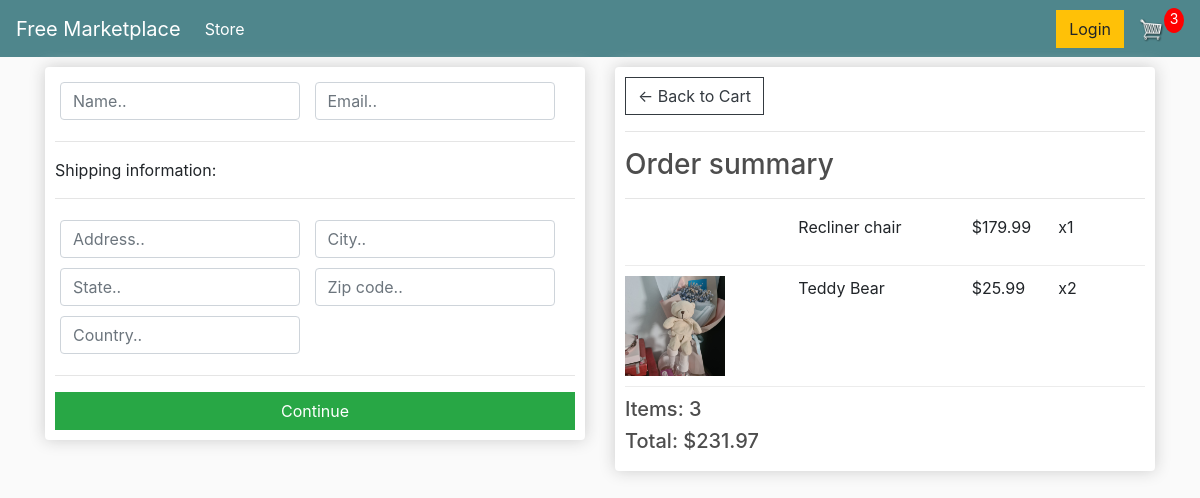
The app's page /checkout/ (signed in) with its own data.
### store/models.py (models this page shows, shortened)
class OrderItem(models.Model):
    product = models.ForeignKey(
        Product, on_delete=models.SET_NULL, blank=True, null=True
    )
    order = models.ForeignKey(Order, on_delete=models.SET_NULL, blank=True, null=True)
    quantity = models.IntegerField(default=0, null=True, blank=True)
    date_added = models.DateTimeField(auto_now_add=True)
    @property
    def get_total(self):
        total = self.product.price * self.quantity
        return total

class Product(models.Model):
    name = models.CharField(max_length=200)
    price = models.FloatField()
    digital = models.BooleanField(default=False, null=True, blank=True)
    image = models.ImageField(null=True, blank=True)
    @property
    def imageURL(self):
        try:
            url = self.image.url
        except:
            url = ""
        return url

class Order(models.Model):
    customer = models.ForeignKey(
        Customer, on_delete=models.SET_NULL, null=True, blank=True
    )
    date_ordered = models.DateTimeField(auto_now_add=True)
    complete = models.BooleanField(default=False, null=True, blank=False)
    transaction_id = models.CharField(max_length=100, null=True)
    @property
    def get_cart_total(self):
        orderitems = self.orderitem_set.all()
        total = sum([item.get_total for item in orderitems])
        return total
    @property
    def get_cart_items(self):
        orderitems = self.orderitem_set.all()
        total = sum([item.quantity for item in orderitems])
        return total

### store/views.py (the view)
# urls.py: path("checkout/", views.checkout, name="checkout"),
def checkout(request):
    if request.user.is_authenticated:
        customer = request.user.customer
        order, created = Order.objects.get_or_create(customer=customer, complete=False)
        items = order.orderitem_set.all()
        cartItems = order.get_cart_items
    else:
        items = []
        order = {"get_cart_total": 0, "get_cart_items": 0}
        cartItems = order["get_cart_items"]
    context = {"items": items, "order": order, "cartItems": cartItems}
    return render(request, "store/checkout.html", context)

### store/templates/store/checkout.html (shortened to what this page needs)
{% extends 'store/main.html' %}
{% load static %}
{% load humanize %}
{% block content %}
<div class="row">
	<div class="col-lg-6">
		<div class="box-element" id="form-wrapper">
			<form id="form">
				<div id="user-info">
					<div class="form-field">
						<input required class="form-control" type="text" name="name" placeholder="Name..">
					</div>
					<div class="form-field">
						<input required class="form-control" type="email" name="email" placeholder="Email..">
					</div>
				</div>
				<div id="shipping-info">
					<hr>
					<p>Shipping information:</p>
					<hr>
					<div class="form-field">
						<input type="text" class="form-control" name="address" placeholder="Address..">
					</div>
					<div class="form-field">
						<input type="text" class="form-control" name="city" placeholder="City..">
					</div>
					<div class="form-field">
						<input type="text" class="form-control" name="state" placeholder="State..">
					</div>
					<div class="form-field">
						<input type="text" class="form-control" name="zipcode" placeholder="Zip code..">
					</div>
					<div class="form-field">
						<input type="text" class="form-control" name="country" placeholder="Country..">
					</div>
				</div>
				<hr>
				<input id="form-button" class="btn btn-success btn-block" type="submit" value="Continue">
			</form>
		</div>
		<br>
	</div>
	<div class="col-lg-6">
		<div class="box-element">
			<a href="{% url 'cart' %}" class="btn btn-outline-dark">&#x2190; Back to Cart</a>
			<hr>
			<h3>Order summary</h3>
			<hr>
			{% for item in items %}
			<div class="cart-row">
				<div style="flex: 2;"><img src="{{item.product.imageURL}}" alt="" class="row-image"></div>
				<div style="flex: 2;">{{item.product.name}}</div>
				<div style="flex: 1;">${{item.product.price|floatformat:2|intcomma}}</div>
				<div style="flex: 1;">x{{item.quantity}}</p></div>
			</div>
			{% endfor %}
			<h5>Items: {{order.get_cart_items}}</h5>
			<h5>Total: ${{order.get_cart_total|floatformat:2|intcomma}}</h5>
		</div>
	</div>
</div>
{% endblock content %}

### static/css/main.css (style rules this page uses)
body { background-color: hsl(0, 0%, 98%); }
h1,h2,h3,h4,h5,h6 { color:hsl(0, 0%, 30%); }
.box-element { box-shadow:hsl(0, 0%, 80%) 0 0 16px; background-color: #fff; border-radius: 4px; padding: 10px; }
.col-lg-4, .col-lg-6, .col-lg-8, .col-lg-12 { margin-top: 10px; }
.btn { border-radius: 0; }
.row-image { width: 100px; }
.form-field { width:250px; display: inline-block; padding: 5px; }
.cart-row { display: flex; align-items: flex-stretch; padding-bottom: 10px; margin-bottom: 10px; border-bottom: 1px solid #ececec; }

### records on screen
OrderItem: product.name "Recliner chair", product.price "179.99", quantity "1"
OrderItem: product.imageURL (picture), product.name "Teddy Bear", product.price "25.99", quantity "2"
Order: get_cart_items "3", get_cart_total "231.97"

### other values on screen
{{ cartItems }} "3"
